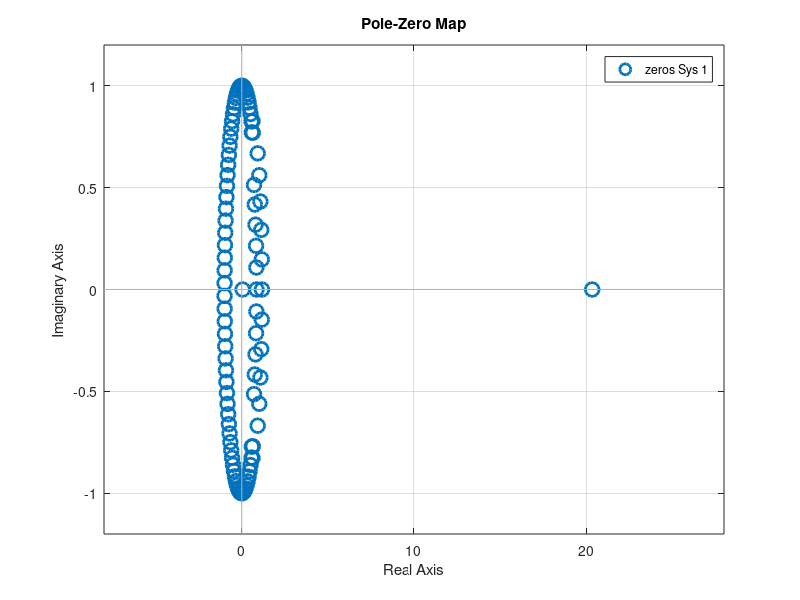
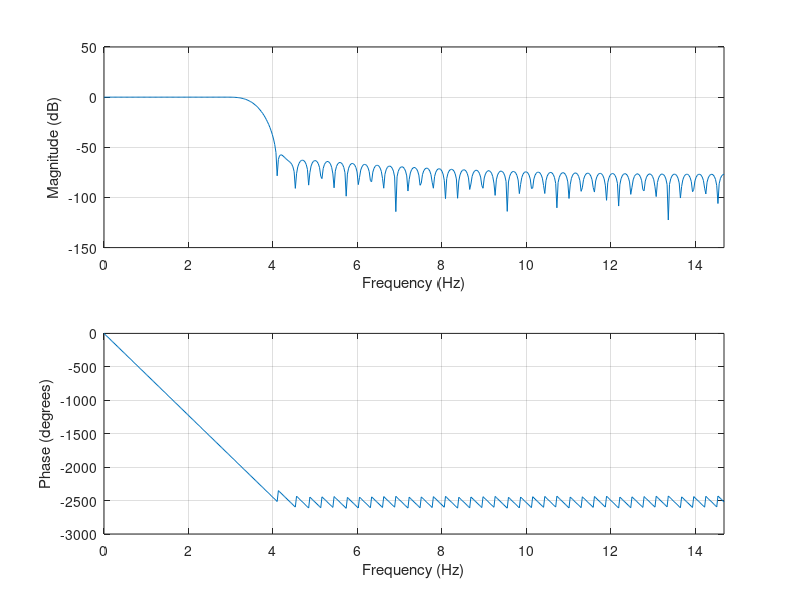
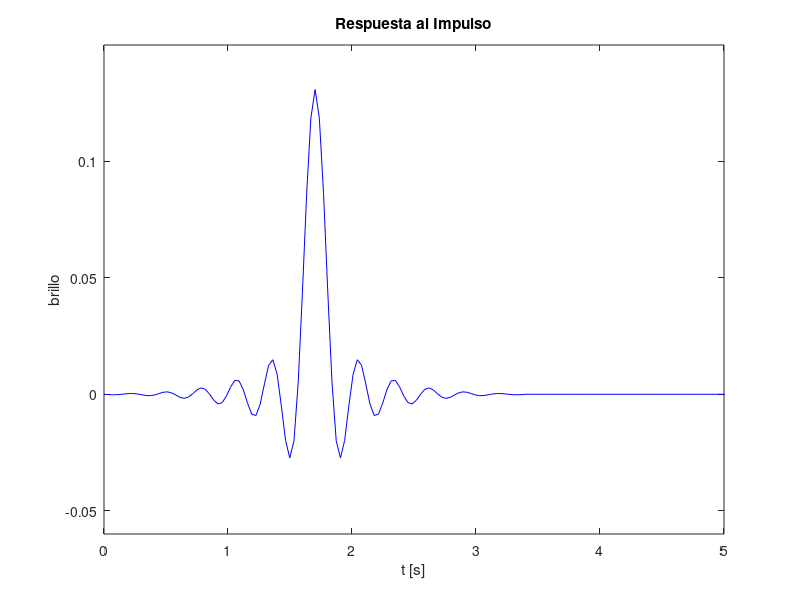
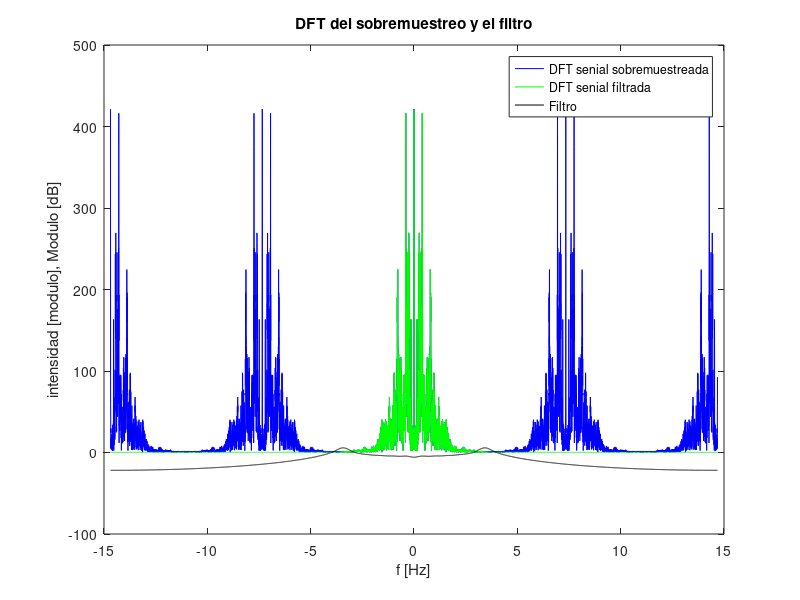

These figures' MATLAB source, in order:
clear all;

pkg load control;
addpath('/usr/share/octave/packages/signal-1.3.2'); %incluye el specgram

load intensidad_RGB.mat; % brillo, 1 es R, 2 es G, 3 es B.

video_length = length(brillo);

frec_video = 29.37; %frecuencia muestreo video
t_video = 1/(frec_video); %tiempo muestreo video

ejeXvideo = 0 : t_video : ((video_length-1)*t_video);

[b, a] = butter( 4, [0.4*2/frec_video , 10*2/frec_video]); %FiltroPincripal

%% 10 a.
ida_vuelta = filtfilt(b, a, brillo(:,2));
filtrado = filter(b, a, brillo(:,2));

%figure;
%subplot(3,1,1);
%plot(ejeXvideo, ida_vuelta, 'g');
%ylabel('brillo');
%xlim([3 30]);
%title('Resultado filtro ida y vuelta');
%
%subplot(3,1,2);
%plot(ejeXvideo, ida_vuelta, 'g');
%ylabel('brillo');
%xlim([30 60]);
%
%subplot(3,1,3);
%plot(ejeXvideo, ida_vuelta, 'g');
%ylabel('brillo');
%xlim([60 90]);
%
%xlabel('t [s]');
%print -djpg imagenes/punto_10_a_cardiometro.jpg; %Octave
%grid minor;

%% 10 b.
filtrado = filter([-2 -1 0 1 2], 1, ida_vuelta);

%figure;
%subplot(3,1,1);
%plot(ejeXvideo, filtrado, 'g');
%ylabel('derivada brillo');
%title('Resultado filtro con derivada');
%xlim([3 30]);
%
%subplot(3,1,2);
%plot(ejeXvideo, filtrado, 'g');
%ylabel('derivada brillo');
%xlim([30 60]);
%
%subplot(3,1,3);
%plot(ejeXvideo, filtrado, 'g');
%ylabel('derivada brillo');
%xlim([60 90]);
%xlabel('t [s]');
%print -djpg imagenes/punto_10_b_cardiometro.jpg; %Octave
%grid minor;

%% 10 c.

length_Ma = 12;
ma = ones(1,length_Ma)./(length_Ma); %Moving Average
filtMovingAverage = conv(ma, filtrado.^2);

filtMA_length = length(filtMovingAverage);
puntos_descarte = (length_Ma)/2;
filtMovingAverage = filtMovingAverage(puntos_descarte : (filtMA_length-puntos_descarte));

final = filtrado ./ sqrt(filtMovingAverage);

umbral_value = 0.65;
umbral = ones(1,video_length)*umbral_value; %Moving Average

%figure;
%subplot(3,1,1);
%plot(ejeXvideo, (filtMovingAverage)/max(filtMovingAverage), 'b');
%hold on;
%plot(ejeXvideo, umbral, 'r');
%plot(ejeXvideo, final/max(final), 'g');
%legend('Moving Average','Umbral','Derivada normalizada','location','south','Orientation','horizontal');
%title('Resultado normalizada');
%ylabel('brillo normalizado');
%legend boxoff;
%xlim([3 30]);
%
%subplot(3,1,2);
%plot(ejeXvideo, (filtMovingAverage)/max(filtMovingAverage), 'b');
%hold on;
%plot(ejeXvideo, umbral, 'r');
%plot(ejeXvideo, final/max(final), 'g');
%ylabel('brillo normalizado');
%xlim([30 60]);
%
%subplot(3,1,3);
%plot(ejeXvideo, (filtMovingAverage)/max(filtMovingAverage), 'b');
%hold on;
%plot(ejeXvideo, umbral, 'r');
%plot(ejeXvideo, final/max(final), 'g');
%ylabel('brillo normalizado');
%xlim([60 90]);
%
%xlabel('t [s]');
%print -djpg imagenes/punto_10_c_cardiometro.jpg; %Octave
%grid minor;

%% 10 d.
ejeXsobreMuestreoVideo = 0 : t_video/4 : (((video_length)-(1/4))*t_video);
sobreMuestreo = upsample(final,4);

%figure;
%%legend('Moving Average','Umbral','Senial derivada normalizada');
%subplot(3,1,1);
%plot(ejeXsobreMuestreoVideo, sobreMuestreo/max(sobreMuestreo), 'g');
%ylabel('brillo');
%title('Resultado sobremuestreo');
%xlim([3 30]);
%
%subplot(3,1,2);
%plot(ejeXsobreMuestreoVideo, sobreMuestreo/max(sobreMuestreo), 'g');
%ylabel('brillo');
%xlim([30 60]);
%
%subplot(3,1,3);
%plot(ejeXsobreMuestreoVideo, sobreMuestreo/max(sobreMuestreo), 'g');
%ylabel('brillo');
%xlim([60 90]);
%
%xlabel('t [s]');
%print -djpg imagenes/punto_10_d_cardiometro.jpg; %Octave
%grid minor;

f = linspace(-frec_video/2, frec_video/2, video_length*4);
DFT_sobre_muestreo = fftshift(abs(fft(sobreMuestreo)));

%[b, a] = butter( 7, 3.3*2/frec_video); %FiltroPasaBajoLimpia
b = fir2(100, [0 0.25 0.25 1], [1 1 0 0]); %FiltroPasaBajoLimpia
a = [1];

%Diagrama polos y ceros
figure;
pzmap(tf(b,a));
print -djpg imagenes/punto_10_FIR_Polos_Ceros.jpg; %Octave
grid minor;

%Disenia el filtro para una senial compuesta por un uno y todo los demas ceros escalado por Fs
figure;
freqz(b, a, 512, "half", frec_video);
print -djpg imagenes/punto_10_FIR_diagrama_filtro.jpg; %Octave
grid minor;

%impulso = zeros(1,190);
impulso = zeros(1,301);
impulso(1) = 16/(frec_video);

respuestaImpulso = filter(b, a, impulso);
respuestaImpulso(video_length) = 0;

figure;
plot( ejeXvideo, respuestaImpulso, 'b');
xlabel('t [s]');
ylabel('brillo');
xlim([0 5]);
title('Respuesta al Impulso');
ylim([-0.06 0.15]);
print -djpg imagenes/punto_10_FIR_respuesta_impulso.jpg; %Octave
grid minor;

%respuestaImpulso = zeros(1,video_length*4);
respuestaImpulso = filtfilt(b, a, impulso);
respuestaImpulso(video_length*4) = 0;

DFT_respuestaImpulso = 20*log(fftshift(abs(fft(respuestaImpulso))));

respuestaSobreMuestreo = filtfilt(b, a, sobreMuestreo);
DFT_respuestaSobreMuestreo = fftshift(abs(fft(respuestaSobreMuestreo)));

figure;

plot( f, DFT_sobre_muestreo, 'b');
hold on;
plot( f, DFT_respuestaSobreMuestreo, 'g');
plot( f, DFT_respuestaImpulso, 'k');
xlabel('f [Hz]');
ylabel('intensidad [modulo], Modulo [dB]');
title('DFT del sobremuestreo y el filtro');
legend('DFT senial sobremuestreada','DFT senial filtrada','Filtro');

print -djpg imagenes/punto_10_FIR_fft.jpg; %Octave
grid minor;

figure;

plot( ejeXsobreMuestreoVideo, respuestaSobreMuestreo./max(respuestaSobreMuestreo), 'b');
hold on;
plot(ejeXvideo, final./max(final), 'g');
title('Comparacion');
xlim([15 30]);
ylabel('brillo');
xlabel('tiempo [s]');
legend('Resultado sobremuestreada','Resultado sin sobremuestreo');
legend boxoff;

print -djpg imagenes/punto_10_FIR_filtrado_sobremuestreo.jpg; %Octave
grid minor;

%% 10 e.
max_signal = max(respuestaSobreMuestreo);
umbralSignal = umbral_value*max_signal;

puntosMayoresUmbral = respuestaSobreMuestreo > umbralSignal;
derivadaMayoresUmbral = diff(puntosMayoresUmbral);

intervalos = find(derivadaMayoresUmbral);

picos = [];
for (i = 1:2:length(intervalos))
	picos((i+1)/2) = round((intervalos(i)+intervalos(i+1))/2);
endfor

umbral = ones(1,video_length*4)*umbral_value; %Umbral

figure;
title('Senial para busqueda de picos con umbral 0.7');
%legend('Moving Average','Umbral','Senial derivada normalizada');
subplot(3,1,1);
plot(ejeXsobreMuestreoVideo, umbral, 'r');
hold on;
plot(ejeXsobreMuestreoVideo, respuestaSobreMuestreo/max(respuestaSobreMuestreo), 'g');
plot(ejeXsobreMuestreoVideo(picos),respuestaSobreMuestreo(picos)/max(respuestaSobreMuestreo), 'o');
xlim([3 30]);

subplot(3,1,2);
plot(ejeXsobreMuestreoVideo, umbral, 'r');
hold on;
plot(ejeXsobreMuestreoVideo, respuestaSobreMuestreo/max(respuestaSobreMuestreo), 'g');
plot(ejeXsobreMuestreoVideo(picos),respuestaSobreMuestreo(picos)/max(respuestaSobreMuestreo), 'o');
xlim([30 60]);

subplot(3,1,3);
plot(ejeXsobreMuestreoVideo, umbral, 'r');
hold on;
plot(ejeXsobreMuestreoVideo, respuestaSobreMuestreo/max(respuestaSobreMuestreo), 'g');
plot(ejeXsobreMuestreoVideo(picos),respuestaSobreMuestreo(picos)/max(respuestaSobreMuestreo), 'o');
xlim([60 90]);

xlabel('t [s]');
print -djpg imagenes/punto_10_FIR_mas_definicion.jpg; %Octave
grid minor;


